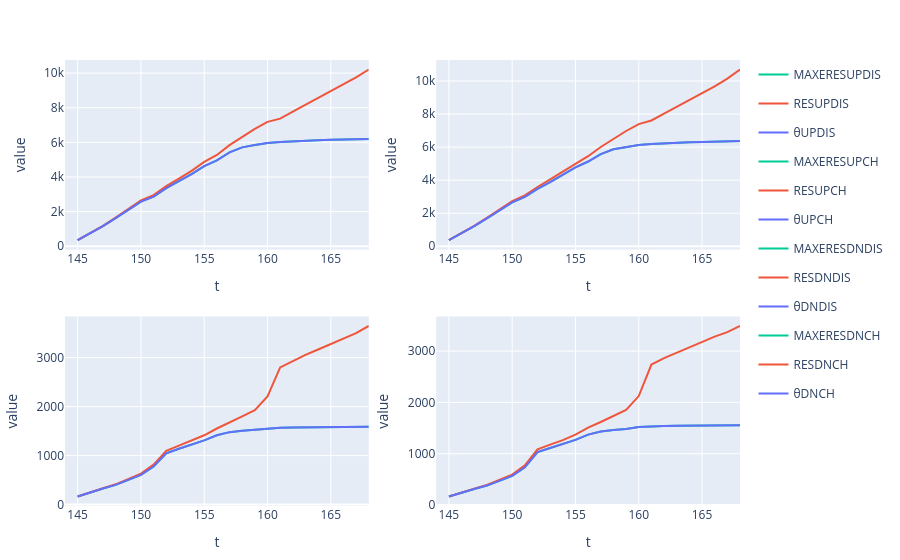

Source (notebook cell):
### Code cell
cumsum_sol_1 = combine(groupby(sol_1, :r_id), [:RESUPDIS, :RESDNDIS, :RESUPCH, :RESDNCH, :θUPDIS, :θUPCH, :θDNCH, :θDNDIS] .=> cumsum, renamecols = false)
cumsum_sol_1.t = unique(sol_1.t)
leftjoin!(cumsum_sol_1, sol_1[:, [:r_id, :t, :MAXERESUPDIS, :MAXERESUPCH, :MAXERESDNCH, :MAXERESDNDIS]], on = [:r_id, :t])

ks = [:θUPDIS,:RESUPDIS,:MAXERESUPDIS]
p1 = plot(stack(cumsum_sol_1, ks), x = :t, y = :value, group=:r_id, color =:variable, facet_col = :r_id, title="Plot for $(ks[1]) and $(ks[2])")

ks = [:θUPCH,:RESUPCH, :MAXERESUPCH]
p2 = plot(stack(cumsum_sol_1, ks), x = :t, y = :value, group=:r_id, color =:variable, facet_col = :r_id, title="Plot for $(ks[1]) and $(ks[2])")

ks = [:θDNDIS,:RESDNDIS, :MAXERESDNDIS]
p3 = plot(stack(cumsum_sol_1, ks), x = :t, y = :value, group=:r_id, color =:variable, facet_col = :r_id, title="Plot for $(ks[1]) and $(ks[2])")

ks = [:θDNCH,:RESDNCH, :MAXERESDNCH]
p4 = plot(stack(cumsum_sol_1, ks), x = :t, y = :value, group=:r_id, color =:variable, facet_col = :r_id, title="Plot for $(ks[1]) and $(ks[2])")

[p1 p2; p3 p4]

### Figure 1 — Plotly figure (JSON) as saved in the notebook; plotly's stock layout.template omitted (floating-point values rounded to 4 significant figures)
{"data": [{"legendgroup": "MAXERESUPDIS", "marker": {"color": "#00cc96"}, "name": "MAXERESUPDIS", "showlegend": true, "title": "Plot for θUPDIS and RESUPDIS", "type": "scatter", "x": [145, 146, 147, 148, 149, 150, 151, 152, 153, 154, 155, 156, 157, 158, 159, 160, 161, 162, 163, 164, 165, 166, 167, 168, 144], "xaxis": "x1", "y": [357.5, 751.9, 1159.0, 1620.0, 2089.0, 2576.0, 2868.0, 3356.0, 3758.0, 4164.0, 4630.0, 4963.0, 5419.0, 5711.0, 5849.0, 5968.0, 6022.0, 6069.0, 6100.0, 6127.0, 6149.0, 6170.0, 6184.0, 6197.0, null], "yaxis": "y1"}, {"legendgroup": "RESUPDIS", "marker": {"color": "#EF553B"}, "name": "RESUPDIS", "showlegend": true, "title": "Plot for θUPDIS and RESUPDIS", "type": "scatter", "x": [145, 146, 147, 148, 149, 150, 151, 152, 153, 154, 155, 156, 157, 158, 159, 160, 161, 162, 163, 164, 165, 166, 167, 168, 144], "xaxis": "x1", "y": [357.5, 759.9, 1179.0, 1653.0, 2138.0, 2644.0, 2957.0, 3473.0, 3910.0, 4357.0, 4875.0, 5274.0, 5840.0, 6306.0, 6777.0, 7184.0, 7367.0, 7774.0, 8169.0, 8595.0, 8962.0, 9346.0, 9757.0, 10210.0, null], "yaxis": "y1"}, {"legendgroup": "θUPDIS", "marker": {"color": "#636efa"}, "name": "θUPDIS", "showlegend": true, "title": "Plot for θUPDIS and RESUPDIS", "type": "scatter", "x": [145, 146, 147, 148, 149, 150, 151, 152, 153, 154, 155, 156, 157, 158, 159, 160, 161, 162, 163, 164, 165, 166, 167, 168, 144], "xaxis": "x1", "y": [357.5, 751.9, 1159.0, 1620.0, 2089.0, 2576.0, 2868.0, 3356.0, 3758.0, 4164.0, 4630.0, 4963.0, 5419.0, 5711.0, 5849.0, 5968.0, 6022.0, 6069.0, 6100.0, 6127.0, 6149.0, 6170.0, 6184.0, 6197.0, null], "yaxis": "y1"}, {"legendgroup": "MAXERESUPCH", "marker": {"color": "#00cc96"}, "name": "MAXERESUPCH", "showlegend": true, "title": "Plot for θUPCH and RESUPCH", "type": "scatter", "x": [145, 146, 147, 148, 149, 150, 151, 152, 153, 154, 155, 156, 157, 158, 159, 160, 161, 162, 163, 164, 165, 166, 167, 168, 144], "xaxis": "x2", "y": [376.4, 788.0, 1216.0, 1689.0, 2170.0, 2658.0, 2988.0, 3469.0, 3887.0, 4308.0, 4773.0, 5131.0, 5577.0, 5871.0, 6010.0, 6132.0, 6192.0, 6239.0, 6270.0, 6296.0, 6316.0, 6341.0, 6355.0, 6368.0, null], "yaxis": "y2"}, {"legendgroup": "RESUPCH", "marker": {"color": "#EF553B"}, "name": "RESUPCH", "showlegend": true, "title": "Plot for θUPCH and RESUPCH", "type": "scatter", "x": [145, 146, 147, 148, 149, 150, 151, 152, 153, 154, 155, 156, 157, 158, 159, 160, 161, 162, 163, 164, 165, 166, 167, 168, 144], "xaxis": "x2", "y": [376.4, 796.1, 1236.0, 1724.0, 2220.0, 2727.0, 3079.0, 3589.0, 4043.0, 4506.0, 5023.0, 5452.0, 6010.0, 6496.0, 6977.0, 7396.0, 7613.0, 8024.0, 8436.0, 8880.0, 9274.0, 9683.0, 10140.0, 10700.0, null], "yaxis": "y2"}, {"legendgroup": "θUPCH", "marker": {"color": "#636efa"}, "name": "θUPCH", "showlegend": true, "title": "Plot for θUPCH and RESUPCH", "type": "scatter", "x": [145, 146, 147, 148, 149, 150, 151, 152, 153, 154, 155, 156, 157, 158, 159, 160, 161, 162, 163, 164, 165, 166, 167, 168, 144], "xaxis": "x2", "y": [376.4, 788.0, 1216.0, 1689.0, 2170.0, 2658.0, 2988.0, 3469.0, 3887.0, 4308.0, 4773.0, 5131.0, 5577.0, 5871.0, 6010.0, 6132.0, 6192.0, 6239.0, 6270.0, 6296.0, 6316.0, 6341.0, 6355.0, 6368.0, null], "yaxis": "y2"}, {"legendgroup": "MAXERESDNDIS", "marker": {"color": "#00cc96"}, "name": "MAXERESDNDIS", "showlegend": true, "title": "Plot for θDNDIS and RESDNDIS", "type": "scatter", "x": [145, 146, 147, 148, 149, 150, 151, 152, 153, 154, 155, 156, 157, 158, 159, 160, 161, 162, 163, 164, 165, 166, 167, 168, 144], "xaxis": "x3", "y": [164.7, 253.2, 328.8, 402.5, 501.8, 605.9, 776.5, 1047.0, 1139.0, 1219.0, 1310.0, 1415.0, 1478.0, 1509.0, 1531.0, 1549.0, 1569.0, 1575.0, 1579.0, 1581.0, 1583.0, 1585.0, 1586.0, 1587.0, null], "yaxis": "y3"}, {"legendgroup": "RESDNDIS", "marker": {"color": "#EF553B"}, "name": "RESDNDIS", "showlegend": true, "title": "Plot for θDNDIS and RESDNDIS", "type": "scatter", "x": [145, 146, 147, 148, 149, 150, 151, 152, 153, 154, 155, 156, 157, 158, 159, 160, 161, 162, 163, 164, 165, 166, 167, 168, 144], "xaxis": "x3", "y": [164.7, 255.3, 334.5, 413.7, 520.0, 632.7, 814.3, 1099.0, 1205.0, 1302.0, 1414.0, 1553.0, 1672.0, 1802.0, 1929.0, 2206.0, 2800.0, 2936.0, 3056.0, 3165.0, 3281.0, 3395.0, 3498.0, 3646.0, null], "yaxis": "y3"}, {"legendgroup": "θDNDIS", "marker": {"color": "#636efa"}, "name": "θDNDIS", "showlegend": true, "title": "Plot for θDNDIS and RESDNDIS", "type": "scatter", "x": [145, 146, 147, 148, 149, 150, 151, 152, 153, 154, 155, 156, 157, 158, 159, 160, 161, 162, 163, 164, 165, 166, 167, 168, 144], "xaxis": "x3", "y": [164.7, 253.2, 328.8, 402.5, 501.8, 605.9, 776.5, 1047.0, 1139.0, 1219.0, 1310.0, 1415.0, 1478.0, 1509.0, 1531.0, 1549.0, 1569.0, 1575.0, 1579.0, 1581.0, 1583.0, 1585.0, 1586.0, 1587.0, null], "yaxis": "y3"}, {"legendgroup": "MAXERESDNCH", "marker": {"color": "#00cc96"}, "name": "MAXERESDNCH", "showlegend": true, "title": "Plot for θDNCH and RESDNCH", "type": "scatter", "x": [145, 146, 147, 148, 149, 150, 151, 152, 153, 154, 155, 156, 157, 158, 159, 160, 161, 162, 163, 164, 165, 166, 167, 168, 144], "xaxis": "x4", "y": [165.5, 245.3, 313.1, 378.7, 473.0, 567.4, 734.8, 1033.0, 1112.0, 1184.0, 1268.0, 1372.0, 1431.0, 1461.0, 1483.0, 1522.0, 1535.0, 1541.0, 1544.0, 1547.0, 1549.0, 1550.0, 1551.0, 1552.0, null], "yaxis": "y4"}, {"legendgroup": "RESDNCH", "marker": {"color": "#EF553B"}, "name": "RESDNCH", "showlegend": true, "title": "Plot for θDNCH and RESDNCH", "type": "scatter", "x": [145, 146, 147, 148, 149, 150, 151, 152, 153, 154, 155, 156, 157, 158, 159, 160, 161, 162, 163, 164, 165, 166, 167, 168, 144], "xaxis": "x4", "y": [165.5, 247.4, 318.9, 389.7, 490.7, 593.1, 771.3, 1084.0, 1177.0, 1265.0, 1370.0, 1507.0, 1618.0, 1738.0, 1851.0, 2123.0, 2737.0, 2863.0, 2970.0, 3068.0, 3177.0, 3282.0, 3370.0, 3490.0, null], "yaxis": "y4"}, {"legendgroup": "θDNCH", "marker": {"color": "#636efa"}, "name": "θDNCH", "showlegend": true, "title": "Plot for θDNCH and RESDNCH", "type": "scatter", "x": [145, 146, 147, 148, 149, 150, 151, 152, 153, 154, 155, 156, 157, 158, 159, 160, 161, 162, 163, 164, 165, 166, 167, 168, 144], "xaxis": "x4", "y": [165.5, 245.3, 313.1, 378.7, 473.0, 567.4, 734.8, 1033.0, 1112.0, 1184.0, 1268.0, 1372.0, 1431.0, 1461.0, 1483.0, 1522.0, 1535.0, 1541.0, 1544.0, 1547.0, 1549.0, 1550.0, 1551.0, 1552.0, null], "yaxis": "y4"}], "layout": {"margin": {"b": 50, "l": 50, "r": 50, "t": 60}, "xaxis1": {"anchor": "y1", "domain": [0, 0.45], "title": {"text": "t"}}, "xaxis2": {"anchor": "y2", "domain": [0.55, 1], "title": {"text": "t"}}, "xaxis3": {"anchor": "y3", "domain": [0, 0.45], "title": {"text": "t"}}, "xaxis4": {"anchor": "y4", "domain": [0.55, 1], "title": {"text": "t"}}, "yaxis1": {"anchor": "x1", "domain": [0.575, 1], "title": {"text": "value"}}, "yaxis2": {"anchor": "x2", "domain": [0.575, 1], "title": {"text": "value"}}, "yaxis3": {"anchor": "x3", "domain": [5.551e-17, 0.425], "title": {"text": "value"}}, "yaxis4": {"anchor": "x4", "domain": [5.551e-17, 0.425], "title": {"text": "value"}}}}
